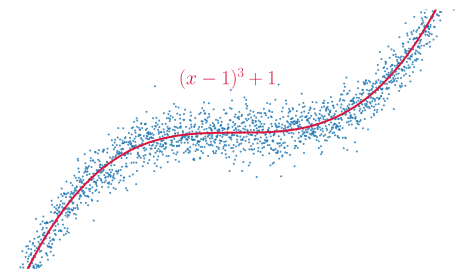

The script that saved this image:
import matplotlib.pyplot as plt

# for LaTeX font
from matplotlib import rc
rc('font',**{'family':'sans-serif','sans-serif':['Helvetica']})
rc('text', usetex=True)

# extension for scientific computing
import numpy as np

# x tics
X = np.arange(-2,4,0.003)

# line
Y = []
for x in X:
    y = ((x-1)**3 + 1)
    Y.append(y)

# random dots around line
Y2 = []
for x in X:
    y2 = ((x-1)**3 + 1) + (np.random.normal(0,2))
    Y2.append(y2)

# create the figure
fig, ax = plt.subplots(1,figsize=(5,3), dpi=200)

# color of figure border
fig.patch.set_facecolor('white')

# data plotting
ax.plot(X,Y2,".", markersize=1)
ax.plot(X,Y,"-", color="crimson")

# y-axis
plt.ylabel(r"$y$")
plt.ylim(-20, 20)
# x-axis
plt.xlabel(r"$x$")
plt.xlim(-2, 4) 

# LaTeX function
plt.text(0.45,8.5,r"$(x-1)^3 + 1$", color="crimson", size=10)

# save graphic
plt.savefig("E1.svg", bbox_inches="tight")

# show graphic
plt.show()
